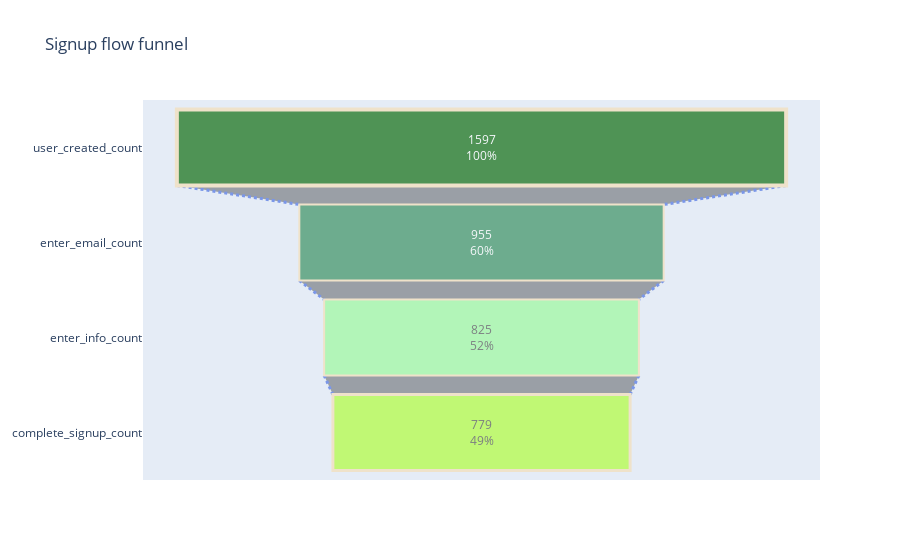

Notebook source saved alongside this figure:
### Code cell
fig = go.Figure(go.Funnel(
    y = ['user_created_count', 'enter_email_count', 'enter_info_count', 'complete_signup_count'],
    x = signup_flow_2.loc[0,['user_created_count', 'enter_email_count', 'enter_info_count', 'complete_signup_count']],
    textposition = "inside",
    textinfo = "value+percent initial",
    opacity = 0.65, marker = {"color": ["darkgreen", "seagreen", "palegreen", "greenyellow"],
    "line": {"width": [4, 2, 2, 3, 1, 1], "color": ["wheat", "wheat", "wheat", "wheat"]}},
    connector = {"line": {"color": "royalblue", "dash": "dot", "width": 3}})
    )

    fig.update_layout(title="Signup flow funnel")

fig.show()

### Figure 1 — Plotly figure (JSON) as saved in the notebook; plotly's stock layout.template omitted (floating-point values rounded to 4 significant figures)
{"data": [{"connector": {"line": {"color": "royalblue", "dash": "dot", "width": 3}}, "marker": {"color": ["darkgreen", "seagreen", "palegreen", "greenyellow"], "line": {"color": ["wheat", "wheat", "wheat", "wheat"], "width": [4, 2, 2, 3, 1, 1]}}, "opacity": 0.65, "textinfo": "value+percent initial", "textposition": "inside", "type": "funnel", "x": [1597, 955, 825, 779], "y": ["user_created_count", "enter_email_count", "enter_info_count", "complete_signup_count"]}], "layout": {"title": {"text": "Signup flow funnel"}}}
